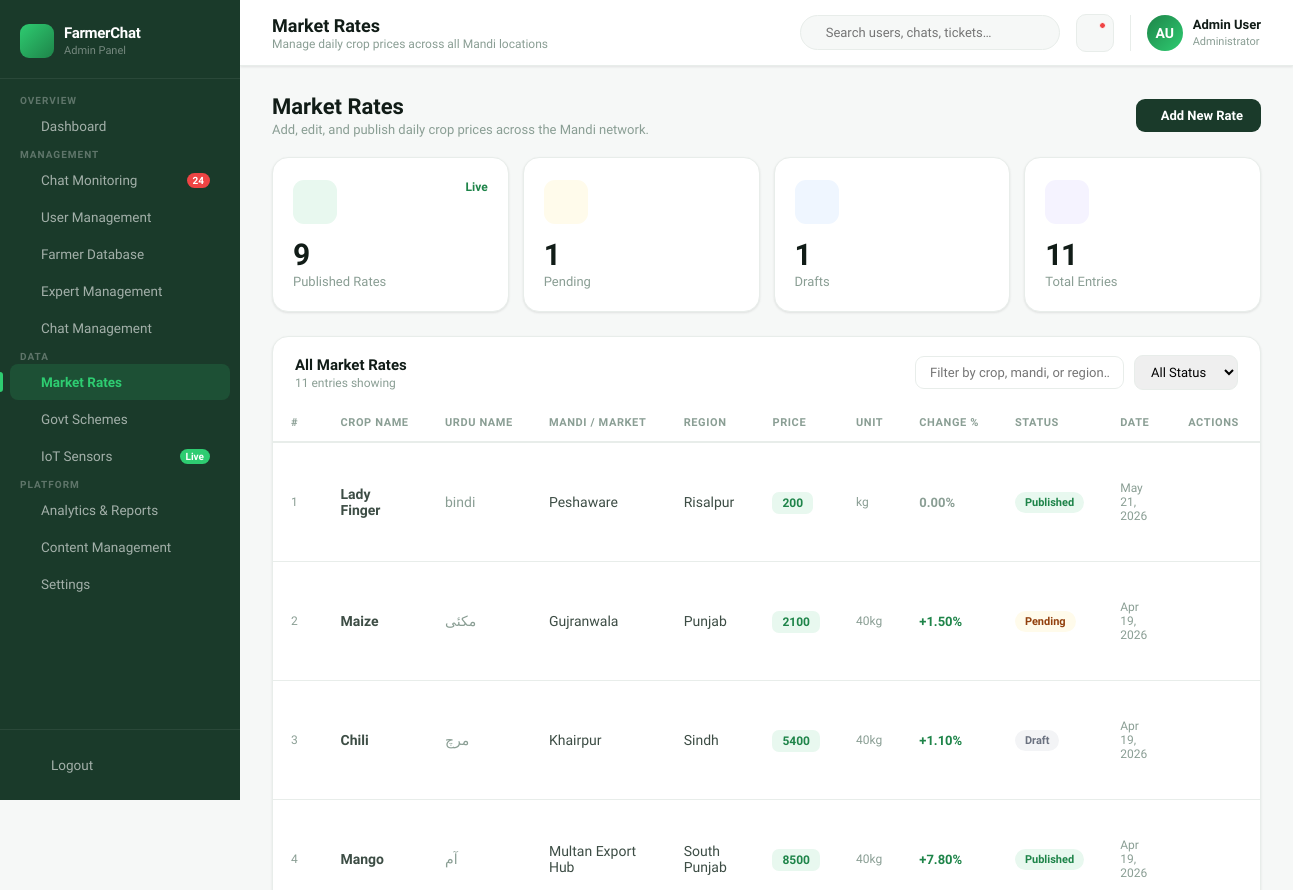
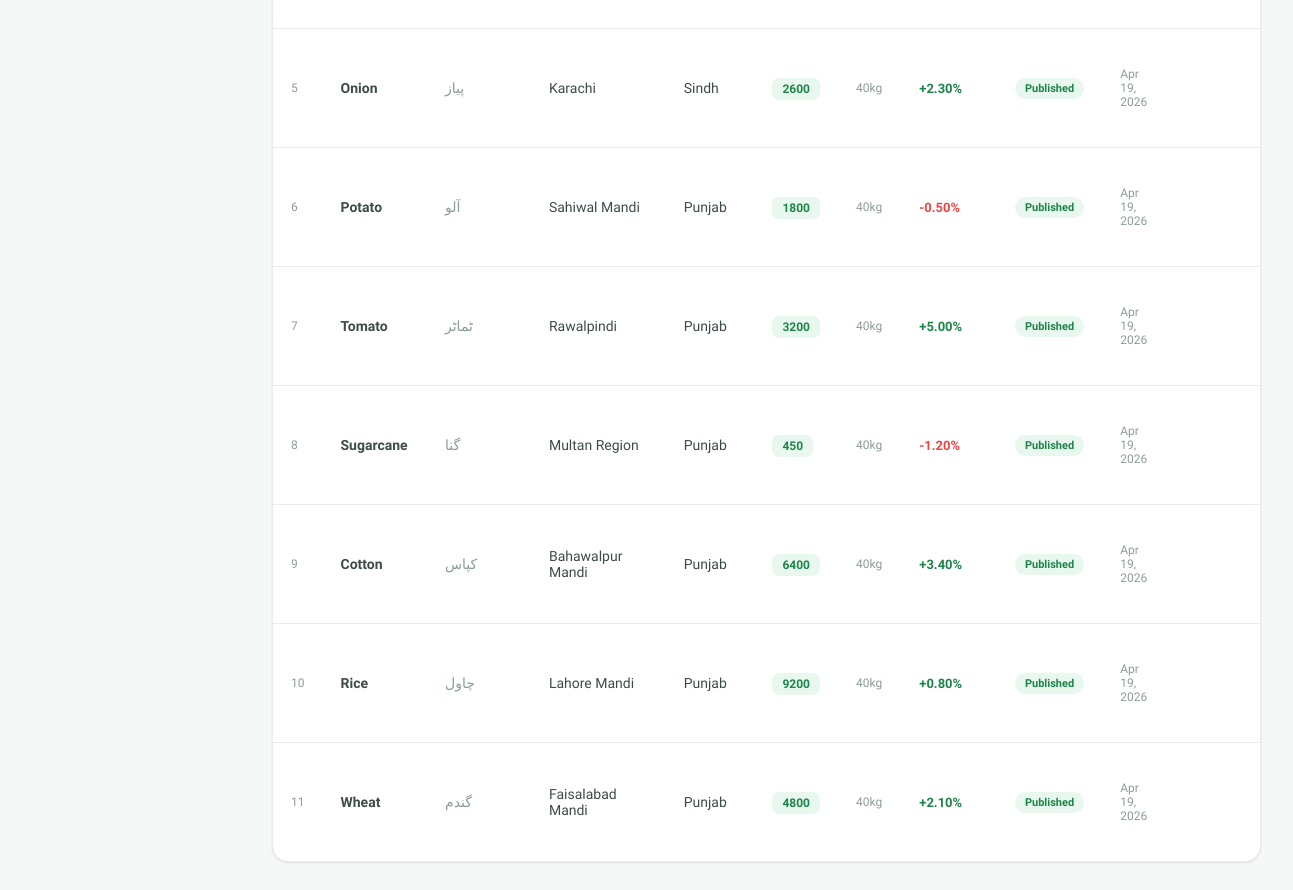
Page /market-rates/ (signed in) on the committed database (2 pictures, top to bottom).
### core/models.py (models this page shows, shortened)
class MarketRate(models.Model):
    STATUS = [
        ("published", "Published"),
        ("pending", "Pending"),
        ("draft", "Draft"),
    ]
    UNIT = [
        ("40kg", "PKR / 40kg"),
        ("mound", "PKR / Mound"),
        ("kg", "PKR / kg"),
        ("ton", "PKR / Ton"),
    ]
    crop_name = models.CharField(max_length=100, db_index=True)
    crop_name_ur = models.CharField(max_length=100, blank=True, help_text="Urdu name e.g. گندم")
    mandi_name = models.CharField(max_length=150, db_index=True)
    region = models.CharField(max_length=100, db_index=True)
    price = models.DecimalField(max_digits=10, decimal_places=2)
    unit = models.CharField(max_length=10, choices=UNIT, default="40kg")
    price_change = models.DecimalField(
        max_digits=5,
        decimal_places=2,
        default=0,
        help_text="% change from yesterday. Positive = up, negative = down."
    )
    status = models.CharField(max_length=15, choices=STATUS, default="draft", db_index=True)
    created_by = models.ForeignKey(User, on_delete=models.SET_NULL, null=True, blank=True)
    date_recorded = models.DateField(default=timezone.now, db_index=True)
    created_at = models.DateTimeField(auto_now_add=True)
    updated_at = models.DateTimeField(auto_now=True)
    class Meta:
        ordering = ["-date_recorded", "-updated_at"]
        verbose_name = "Market Rate"
        verbose_name_plural = "Market Rates"
        indexes = [
            models.Index(fields=["crop_name", "region"]),
            models.Index(fields=["mandi_name", "date_recorded"]),
            models.Index(fields=["status", "date_recorded"]),
        ]

### core/views.py (the view)
@login_required
@user_passes_test(is_staff_user)
def market_rates(request):
    status_filter = request.GET.get("status", "").strip()
    crop_filter = request.GET.get("crop", "").strip()
    region_filter = request.GET.get("region", "").strip()
    rates = MarketRate.objects.select_related("created_by").order_by("-date_recorded", "-updated_at")
    if status_filter:
        rates = rates.filter(status=status_filter)
    if crop_filter:
        rates = rates.filter(crop_name__icontains=crop_filter)
    if region_filter:
        rates = rates.filter(region__icontains=region_filter)
    counts = {
        "all": MarketRate.objects.count(),
        "published": MarketRate.objects.filter(status="published").count(),
        "pending": MarketRate.objects.filter(status="pending").count(),
        "draft": MarketRate.objects.filter(status="draft").count(),
    }
    return render(request, "core/market_rates.html", {
        "rates": rates,
        "counts": counts,
        "active_status": status_filter,
        "crop_filter": crop_filter,
        "region_filter": region_filter,
    })

### core/views.py (called while the page is built)
def is_staff_user(user):
    return user.is_authenticated and user.is_staff

### templates/core/market_rates.html (shortened to what this page needs)
{% extends 'core/base.html' %}
{% block page_title %}Market Rates{% endblock %}
{% block page_subtitle %}Manage daily crop prices across all Mandi locations{% endblock %}
{% block content %}
<div class="section-header">
  <div>
    <h1>Market Rates</h1>
    <p>Add, edit, and publish daily crop prices across the Mandi network.</p>
  </div>
  <button class="btn btn-primary" onclick="openNewRateModal()">
     Add New Rate
  </button>
</div>
<div style="display:grid;grid-template-columns:repeat(4,1fr);gap:14px;margin-bottom:24px;">
  <div class="stat-card">
    <div class="stat-card-top">
      <div class="stat-icon green"></div>
      <span class="stat-trend up">Live</span>
    </div>
    <div class="stat-val">{{ counts.published }}</div>
    <div class="stat-label">Published Rates</div>
  </div>
  <div class="stat-card">
    <div class="stat-card-top">
      <div class="stat-icon amber"></div>
    </div>
    <div class="stat-val">{{ counts.pending }}</div>
    <div class="stat-label">Pending</div>
  </div>
  <div class="stat-card">
    <div class="stat-card-top">
      <div class="stat-icon blue"></div>
    </div>
    <div class="stat-val">{{ counts.draft }}</div>
    <div class="stat-label">Drafts</div>
  </div>
  <div class="stat-card">
    <div class="stat-card-top">
      <div class="stat-icon violet"></div>
    </div>
    <div class="stat-val">{{ counts.all }}</div>
    <div class="stat-label">Total Entries</div>
  </div>
</div>
<div class="card">
  <div class="card-header">
    <div class="card-header-left">
      <h3>All Market Rates</h3>
      <p>{{ rates|length }} entries showing</p>
    </div>
    <div style="display:flex;gap:10px;align-items:center;">
      <input
        type="text"
        id="filter-input"
        placeholder="Filter by crop, mandi, or region…"
        oninput="filterTable(this.value)"
        style="padding:8px 14px;border:1.5px solid var(--border);border-radius:9px;font-size:13px;font-family:inherit;outline:none;color:var(--text-h);"
      >
      <select
        id="status-filter"
        onchange="filterTable(document.getElementById('filter-input').value)"
        style="padding:8px 12px;border:1.5px solid var(--border);border-radius:9px;font-size:13px;font-family:inherit;outline:none;"
      >
        <option value="">All Status</option>
      </select>
    </div>
  </div>
  <div class="table-wrap">
    <table id="market-table">
      <thead>
        <tr>
          <th>#</th>
          <th>Crop Name</th>
          <th>Urdu Name</th>
          <th>Mandi / Market</th>
          <th>Region</th>
          <th>Price</th>
          <th>Unit</th>
          <th>Change %</th>
          <th>Status</th>
          <th>Date</th>
          <th>Actions</th>
        </tr>
      </thead>
      <tbody id="market-tbody">
        {% for rate in rates %}
        <tr
          data-id="{{ rate.pk }}"
          data-status="{{ rate.status }}"
          data-crop="{{ rate.crop_name|escapejs }}"
          data-crop-ur="{{ rate.crop_name_ur|default:''|escapejs }}"
          data-mandi="{{ rate.mandi_name|escapejs }}"
          data-region="{{ rate.region|escapejs }}"
          data-price="{{ rate.price }}"
          data-unit="{{ rate.unit }}"
          data-change="{{ rate.price_change }}"
          data-date="{% if rate.date_recorded %}{{ rate.date_recorded|date:'Y-m-d' }}{% endif %}"
        >
          <td style="color:var(--text-muted);font-size:12px;">{{ forloop.counter }}</td>
          <td>
            <strong>{{ rate.crop_name }}</strong>
          </td>
          <td style="color:var(--text-muted);">
            {{ rate.crop_name_ur|default:"—" }}
          </td>
          <td>{{ rate.mandi_name }}</td>
          <td>{{ rate.region }}</td>
          <td>
            <span class="price-chip">{{ rate.price|floatformat:0 }}</span>
          </td>
          <td style="font-size:12px;color:var(--text-muted);">
            {{ rate.unit }}
          </td>
          <td>
            <span style="font-weight:700;font-size:13px;color:{% if rate.price_change > 0 %}var(--green-dark){% elif rate.price_change < 0 %}var(--red){% else %}var(--text-muted){% endif %};">
              {% if rate.price_change > 0 %}+{% endif %}{{ rate.price_change }}%
            </span>
          </td>
          <td>
            <span class="badge {% if rate.status == 'published' %}badge-green{% elif rate.status == 'pending' %}badge-amber{% else %}badge-gray{% endif %}">
              {{ rate.get_status_display }}
            </span>
          </td>
          <td style="font-size:12px;color:var(--text-muted);">
            {{ rate.date_recorded|date:"M d, Y" }}
          </td>
          <td>
            <button class="tbl-action view" onclick="viewRate({{ rate.pk }})" title="View">
            </button>
            <button class="tbl-action edit" onclick="editRate({{ rate.pk }})" title="Edit">
            </button>
            <button class="tbl-action del" onclick="deleteRate({{ rate.pk }}, this)" title="Delete">
            </button>
          </td>
        </tr>
        {% empty %}
        <tr>
          <td colspan="11" style="text-align:center;padding:32px;color:var(--text-muted);">
            No market rates yet. Click "Add New Rate" to begin.
          </td>
        </tr>
        {% endfor %}
      </tbody>
    </table>
  </div>
</div>
{% endblock %}

### templates/core/base.html (shortened to what this page needs)
<!DOCTYPE html>
<html lang="en">
<head>
</head>
<body>
<aside class="sidebar">
  <div class="sidebar-brand">
    <div class="sidebar-brand-icon"></div>
    <div class="sidebar-brand-text">
      <h2>FarmerChat</h2>
      <span>Admin Panel</span>
    </div>
  </div>
  <nav style="flex:1; padding: 12px 0; overflow-y:auto;">
    <span class="nav-group-label">Overview</span>
    <a href="{% url 'dashboard' %}" class="nav-link {% if request.resolver_match.url_name == 'dashboard' %}active{% endif %}">
       Dashboard
    </a>
    <span class="nav-group-label">Management</span>
    <a href="{% url 'chat_monitoring' %}" class="nav-link {% if request.resolver_match.url_name == 'chat_monitoring' %}active{% endif %}">
       Chat Monitoring
      <span class="nav-badge">24</span>
    </a>
    <a href="{% url 'farmer_list' %}" class="nav-link {% if request.resolver_match.url_name == 'farmer_list' %}active{% endif %}">
       User Management
    </a>
    <a href="{% url 'farmer_list' %}" class="nav-link {% if request.resolver_match.url_name == 'farmer_list' %}active{% endif %}">
       Farmer Database
    </a>
    <a href="{% url 'expert_list' %}" class="nav-link {% if request.resolver_match.url_name == 'expert_list' %}active{% endif %}">
       Expert Management
    </a>
    <a href="{% url 'chat_monitoring' %}" class="nav-link">
       Chat Management
    </a>
    <span class="nav-group-label">Data</span>
    <a href="{% url 'market_rates' %}" class="nav-link {% if request.resolver_match.url_name == 'market_rates' %}active{% endif %}">
       Market Rates
    </a>
    <a href="{% url 'govt_schemes' %}" class="nav-link {% if request.resolver_match.url_name == 'govt_schemes' %}active{% endif %}">
       Govt Schemes
    </a>
    <a href="{% url 'iot_dashboard' %}" class="nav-link {% if request.resolver_match.url_name == 'iot_dashboard' %}active{% endif %}">
       IoT Sensors
      <span class="nav-badge live">Live</span>
    </a>
    <span class="nav-group-label">Platform</span>
    <a href="{% url 'analytics' %}" class="nav-link {% if request.resolver_match.url_name == 'analytics' %}active{% endif %}">
       Analytics & Reports
    </a>
    <a href="{% url 'content' %}" class="nav-link {% if request.resolver_match.url_name == 'content' %}active{% endif %}">
       Content Management
    </a>
    <a href="{% url 'settings' %}" class="nav-link {% if request.resolver_match.url_name == 'settings' %}active{% endif %}">
       Settings
    </a>
  </nav>
  <div class="sidebar-footer">
    <a href="{% url 'logout' %}" class="nav-link logout">
       Logout
    </a>
  </div>
</aside>
<main class="main">
  <header class="topbar">
    <div class="topbar-welcome">
      <h3>{% block page_title %}Welcome back, Admin 👋{% endblock %}</h3>
      <p>{% block page_subtitle %}Here's what's happening with your platform today{% endblock %}</p>
    </div>
    <div class="topbar-right">
      <div class="search-box">
        <input type="text" placeholder="Search users, chats, tickets…">
      </div>
      <button class="topbar-icon-btn">
        <span class="notif-dot"></span>
      </button>
      <div class="topbar-user">
        <div class="topbar-user-avatar">{{ request.user.first_name|default:"A"|slice:":1"|upper }}{{ request.user.last_name|default:"D"|slice:":1"|upper }}</div>
        <div class="topbar-user-info">
          <strong>{{ request.user.get_full_name|default:"Admin User" }}</strong>
          <span>Administrator</span>
        </div>
      </div>
    </div>
  </header>
  <div class="page-body">
    {% block content %}{% endblock %}
  </div>
</main>
</body>
</html>

### rows in the picture
MarketRate: crop_name "Lady Finger", crop_name_ur "bindi", mandi_name "Peshaware", region "Risalpur", price "200", unit "kg", price_change "0.00", status "Published", date_recorded "May 21, 2026"
MarketRate: crop_name "Maize", crop_name_ur "مکئی", mandi_name "Gujranwala", region "Punjab", price "2100", unit "40kg", price_change "1.50", status "Pending", date_recorded "Apr 19, 2026"
MarketRate: crop_name "Chili", crop_name_ur "مرچ", mandi_name "Khairpur", region "Sindh", price "5400", unit "40kg", price_change "1.10", status "Draft", date_recorded "Apr 19, 2026"
MarketRate: crop_name "Mango", crop_name_ur "آم", mandi_name "Multan Export Hub", region "South Punjab", price "8500", unit "40kg", price_change "7.80", status "Published", date_recorded "Apr 19, 2026"
MarketRate: crop_name "Onion", crop_name_ur "پیاز", mandi_name "Karachi", region "Sindh", price "2600", unit "40kg", price_change "2.30", status "Published", date_recorded "Apr 19, 2026"
MarketRate: crop_name "Potato", crop_name_ur "آلو", mandi_name "Sahiwal Mandi", region "Punjab", price "1800", unit "40kg", price_change "-0.50", status "Published", date_recorded "Apr 19, 2026"
MarketRate: crop_name "Tomato", crop_name_ur "ٹماٹر", mandi_name "Rawalpindi", region "Punjab", price "3200", unit "40kg", price_change "5.00", status "Published", date_recorded "Apr 19, 2026"
MarketRate: crop_name "Sugarcane", crop_name_ur "گنا", mandi_name "Multan Region", region "Punjab", price "450", unit "40kg", price_change "-1.20", status "Published", date_recorded "Apr 19, 2026"
MarketRate: crop_name "Cotton", crop_name_ur "کپاس", mandi_name "Bahawalpur Mandi", region "Punjab", price "6400", unit "40kg", price_change "3.40", status "Published", date_recorded "Apr 19, 2026"
MarketRate: crop_name "Rice", crop_name_ur "چاول", mandi_name "Lahore Mandi", region "Punjab", price "9200", unit "40kg", price_change "0.80", status "Published", date_recorded "Apr 19, 2026"
MarketRate: crop_name "Wheat", crop_name_ur "گندم", mandi_name "Faisalabad Mandi", region "Punjab", price "4800", unit "40kg", price_change "2.10", status "Published", date_recorded "Apr 19, 2026"

### other values in the picture
{{ request.user.first_name|default:"A"|slice:":1"|upper }} "A"
{{ request.user.last_name|default:"D"|slice:":1"|upper }} "U"
{{ request.user.get_full_name|default:"Admin User" }} "Admin User"
{{ counts.published }} "9"
{{ counts.pending }} "1"
{{ counts.draft }} "1"
{{ counts.all }} "11"
{{ rates|length }} "11"
